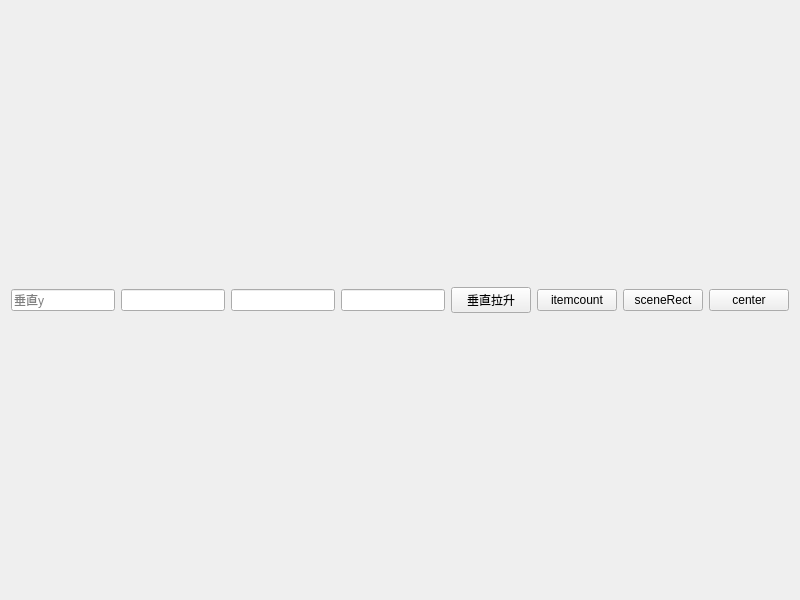
<?xml version="1.0" encoding="UTF-8"?>
<ui version="4.0">
 <class>Widget</class>
 <widget class="QWidget" name="Widget">
  <property name="geometry">
   <rect>
    <x>0</x>
    <y>0</y>
    <width>800</width>
    <height>600</height>
   </rect>
  </property>
  <property name="windowTitle">
   <string>Widget</string>
  </property>
  <layout class="QVBoxLayout" name="verticalLayout" stretch="10,1">
   <item>
    <layout class="QGridLayout" name="gridLayout"/>
   </item>
   <item>
    <layout class="QHBoxLayout" name="horizontalLayout">
     <item>
      <widget class="QLineEdit" name="lineEdit">
       <property name="placeholderText">
        <string>垂直y</string>
       </property>
      </widget>
     </item>
     <item>
      <widget class="QLineEdit" name="lineEdit_2"/>
     </item>
     <item>
      <widget class="QLineEdit" name="lineEdit_3"/>
     </item>
     <item>
      <widget class="QLineEdit" name="lineEdit_4"/>
     </item>
     <item>
      <widget class="QPushButton" name="pushButton_2">
       <property name="text">
        <string>垂直拉升</string>
       </property>
      </widget>
     </item>
     <item>
      <widget class="QPushButton" name="pushButton_4">
       <property name="text">
        <string>itemcount</string>
       </property>
      </widget>
     </item>
     <item>
      <widget class="QPushButton" name="pushButton">
       <property name="text">
        <string>sceneRect</string>
       </property>
      </widget>
     </item>
     <item>
      <widget class="QPushButton" name="pushButton_3">
       <property name="text">
        <string>center</string>
       </property>
      </widget>
     </item>
    </layout>
   </item>
  </layout>
 </widget>
 <resources/>
 <connections/>
</ui>
